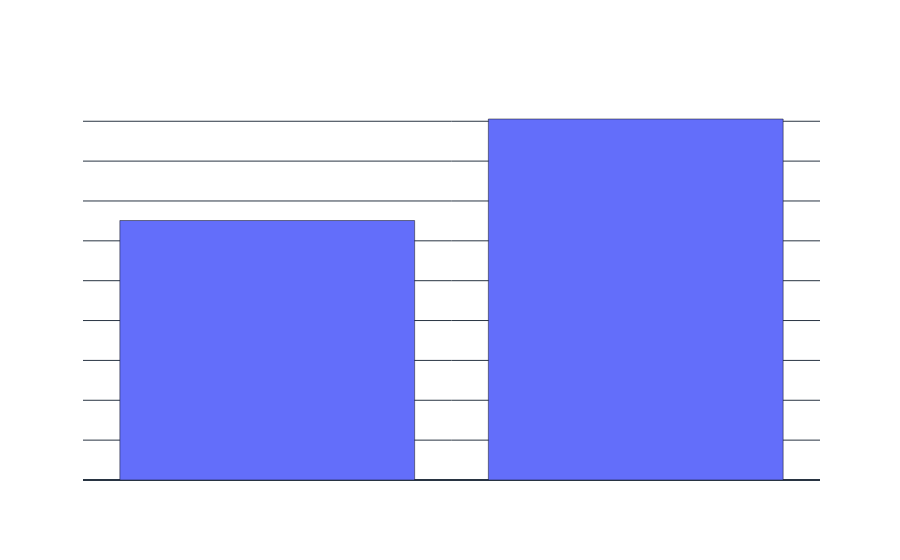
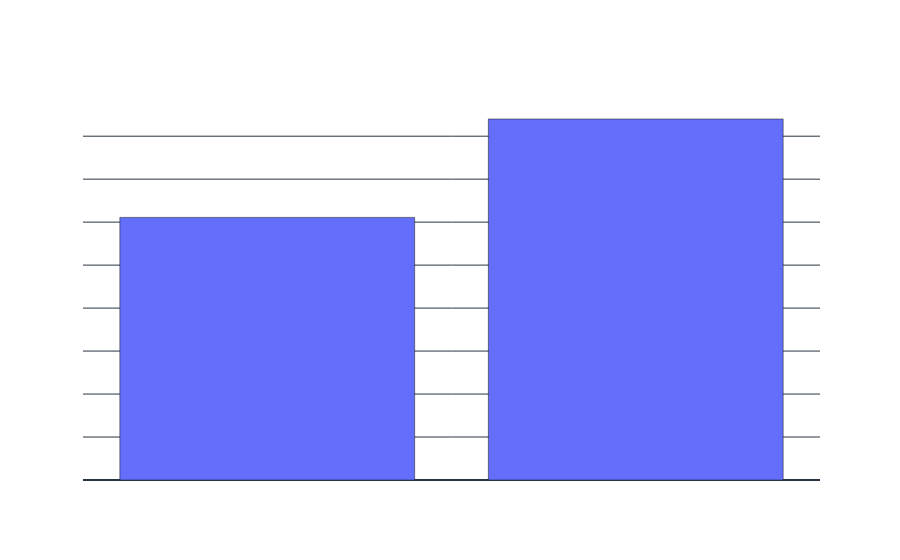

Here is the notebook cell these charts were saved with, in order:
### Code cell
# 3. Street and alley access types effect on sale price
street_prices = df.groupby('Street')['SalePrice'].mean()
alley_prices = df.groupby('Alley')['SalePrice'].mean()

# Function to define colors based on type
def get_color(type_val, color1='purple', color2='green'):
    return np.where(type_val == 'Pave', color1, color2)

# Street Prices
colors_street = get_color(street_prices.index)
fig5 = px.bar(
    x=street_prices.index, 
    y=street_prices.values, 
    title='Average Sale Price by Street Type',
    template='plotly_dark', 
    text=street_prices.values,
    color_discrete_map=dict(zip(street_prices.index, colors_street))
)

fig5.update_traces(texttemplate='$%{text:,.0f}', textposition='outside')
fig5.update_yaxes(title='Sale Price', tickprefix='$', tickformat=',', color='white')
fig5.update_xaxes(title='Street Type', color='white')
fig5.update_layout(
    showlegend=False,
    title_font_size=20,
    title_x=0.5,
    paper_bgcolor='rgba(0, 0, 0, 0)', 
    plot_bgcolor='rgba(0, 0, 0, 0)',
    font=dict(family="Arial, sans-serif", size=12, color="white")
)

# Alley Prices
colors_alley = get_color(alley_prices.index)
fig6 = px.bar(
    x=alley_prices.index, 
    y=alley_prices.values, 
    title='Average Sale Price by Alley Type',
    template='plotly_dark', 
    text=alley_prices.values,
    color_discrete_map=dict(zip(alley_prices.index, colors_alley))
)

fig6.update_traces(texttemplate='$%{text:,.0f}', textposition='outside')
fig6.update_yaxes(title='Sale Price', tickprefix='$', tickformat=',', color='white')
fig6.update_xaxes(title='Alley Type', color='white')
fig6.update_layout(
    showlegend=False,
    title_font_size=20,
    title_x=0.5,
    paper_bgcolor='rgba(0, 0, 0, 0)', 
    plot_bgcolor='rgba(0, 0, 0, 0)',
    font=dict(family="Arial, sans-serif", size=12, color="white")
)

fig5.show()
fig6.show()

### Figure 1 — Plotly figure (JSON) as saved in the notebook; plotly's stock layout.template omitted (floating-point values rounded to 4 significant figures)
{"data": [{"alignmentgroup": "True", "hovertemplate": "x=%{x}<br>y=%{y}<br>text=%{text}<extra></extra>", "legendgroup": "", "marker": {"color": "#636efa", "pattern": {"shape": ""}}, "name": "", "offsetgroup": "", "orientation": "v", "showlegend": false, "text": [130200.0, 181100.0], "textposition": "outside", "texttemplate": "$%{text:,.0f}", "type": "bar", "x": ["Grvl", "Pave"], "xaxis": "x", "y": [130200.0, 181100.0], "yaxis": "y"}], "layout": {"barmode": "relative", "font": {"color": "white", "family": "Arial, sans-serif", "size": 12}, "legend": {"tracegroupgap": 0}, "paper_bgcolor": "rgba(0, 0, 0, 0)", "plot_bgcolor": "rgba(0, 0, 0, 0)", "showlegend": false, "title": {"font": {"size": 20}, "text": "Average Sale Price by Street Type", "x": 0.5}, "xaxis": {"anchor": "y", "color": "white", "domain": [0, 1], "title": {"text": "Street Type"}}, "yaxis": {"anchor": "x", "color": "white", "domain": [0, 1], "tickformat": ",", "tickprefix": "$", "title": {"text": "Sale Price"}}}}

### Figure 2 — Plotly figure (JSON) as saved in the notebook; plotly's stock layout.template omitted (floating-point values rounded to 4 significant figures)
{"data": [{"alignmentgroup": "True", "hovertemplate": "x=%{x}<br>y=%{y}<br>text=%{text}<extra></extra>", "legendgroup": "", "marker": {"color": "#636efa", "pattern": {"shape": ""}}, "name": "", "offsetgroup": "", "orientation": "v", "showlegend": false, "text": [122200.0, 168000.0], "textposition": "outside", "texttemplate": "$%{text:,.0f}", "type": "bar", "x": ["Grvl", "Pave"], "xaxis": "x", "y": [122200.0, 168000.0], "yaxis": "y"}], "layout": {"barmode": "relative", "font": {"color": "white", "family": "Arial, sans-serif", "size": 12}, "legend": {"tracegroupgap": 0}, "paper_bgcolor": "rgba(0, 0, 0, 0)", "plot_bgcolor": "rgba(0, 0, 0, 0)", "showlegend": false, "title": {"font": {"size": 20}, "text": "Average Sale Price by Alley Type", "x": 0.5}, "xaxis": {"anchor": "y", "color": "white", "domain": [0, 1], "title": {"text": "Alley Type"}}, "yaxis": {"anchor": "x", "color": "white", "domain": [0, 1], "tickformat": ",", "tickprefix": "$", "title": {"text": "Sale Price"}}}}
